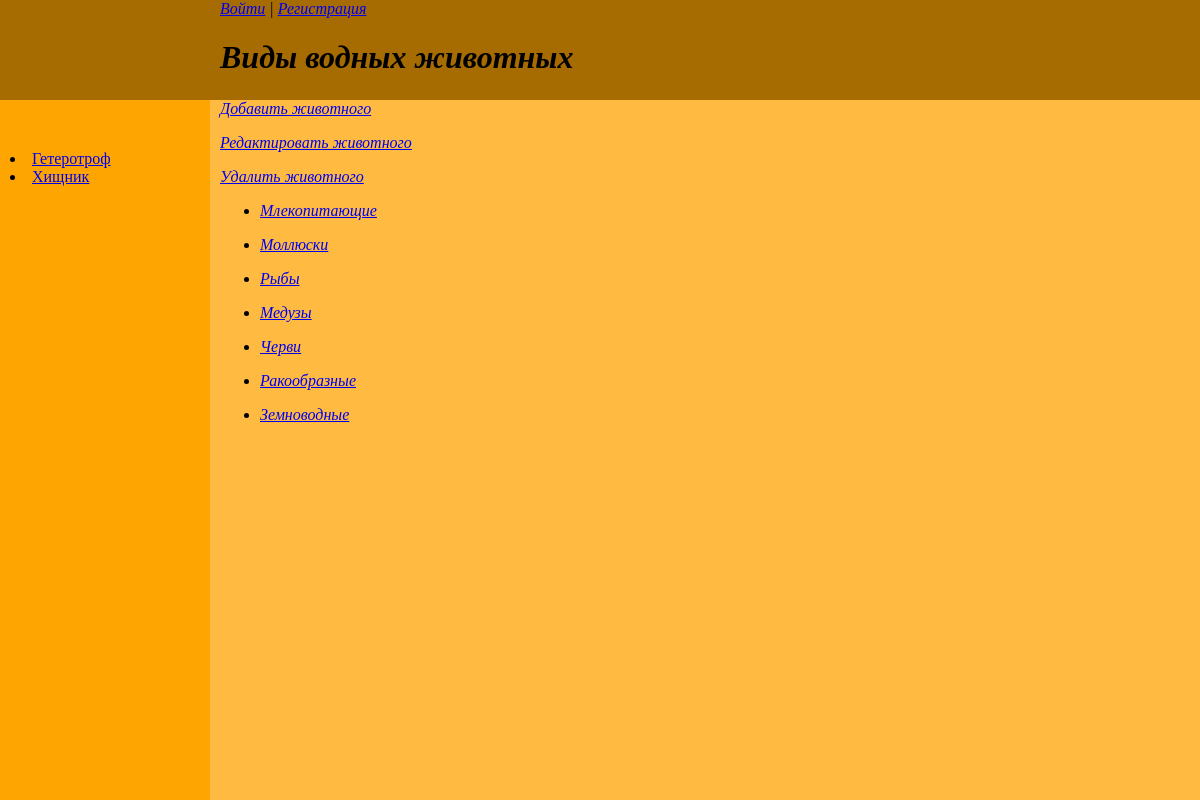
Page /water/ on the committed database.
### water/models.py (models this page shows, shortened)
class Water_Kinds(models.Model):
    name = models.CharField(max_length=50, db_index=True,verbose_name="Класс")
    slug = models.SlugField(max_length=100, unique=True, db_index=True)

class WaterTags(models.Model):
    tag = models.CharField(max_length=100, db_index=True,verbose_name="Теги")
    slug = models.SlugField(max_length=255, unique=True, db_index=True)
    def get_absolute_url(self):
        return reverse('tag', kwargs={'water_tag_slug': self.slug})

### water/views.py (the view)
class WaterHome(TemplateView):
    template_name = 'water/water.html'
    extra_context = {
        'title': 'Водные обитатели',
        'header': 'Виды водных животных',
        'data_inf': Water_Kinds.objects.all()
    }

### water/templatetags/water_tags.py (called while the page is built)
@register.inclusion_tag('water/water_list_tags.html')
def show_water_tags():
    return {"tags_water" : WaterTags.objects.annotate(total=Count("tags")).filter(total__gt=0)}

### water/templates/water/water.html
{% extends 'base.html' %}
{% block load_tags %}
{% load water_tags %}
{% show_water_tags %}
{% endblock %}

### templates/base.html (shortened to what this page needs)
<!DOCTYPE html>
<html lang="en">
{% load static %}
<head>
</head>
<body>
<div class ="header">
    <nav class ="login">
    <a href="{% url 'users:login' %}">Войти</a> | <a href="{% url 'users:register' %}">Регистрация</a></p>
    </nav>
    <h1>{{header}}</h1>
</div>
<div class = "content">
    <a href="addpage/" class="button">Добавить животного</a></p>
    <a href="editpage/" class="button">Редактировать животного</a></p>
    <a href="deletepage/" class="button">Удалить животного</a>
<ul>
        {% for items in data_inf %}
        <li>
               <p><a href="{{items.slug}}/">{{items.name}}</a></p>
        </li>
        {% endfor %}
</ul>
</div>
<div class="sidebar">
{% block load_tags %} {% endblock %}
</div>
</body>
</html>

### water/templates/water/water_list_tags.html
{% for t in tags_water %}
        <li><a href="{{t.get_absolute_url}}">{{t.tag}}</a></li>
{% endfor %}

### templates/base.html (style rules this page uses)
.header { padding-left: 220px; align-items: center; font-style:italic; background: #A66B01; position:absolute; left:0px; top:0px; bottom:0; right:0; height: 100px; }
.sidebar { position:absolute; padding-top: 50px; padding-left: 10px; background: #FFA502; left:0px; top:100px; bottom:0; width: 200px; }
.content { font-style:oblique; padding-left: 20px; background: #FFBB41; position:absolute; left:200px; top:100px; bottom:0; right:0; }

### rows in the picture
Water_Kinds: name "Млекопитающие"
Water_Kinds: name "Моллюски"
Water_Kinds: name "Рыбы"
Water_Kinds: name "Медузы"
Water_Kinds: name "Черви"
Water_Kinds: name "Ракообразные"
Water_Kinds: name "Земноводные"
WaterTags: tag "Гетеротроф"
WaterTags: tag "Хищник"

### other values in the picture
{{ header }} "Виды водных животных"
